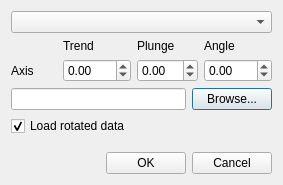
<?xml version="1.0" encoding="UTF-8"?>
<ui version="4.0">
 <class>Dialog</class>
 <widget class="QDialog" name="Dialog">
  <property name="geometry">
   <rect>
    <x>0</x>
    <y>0</y>
    <width>283</width>
    <height>185</height>
   </rect>
  </property>
  <property name="windowTitle">
   <string>Rotate Data</string>
  </property>
  <layout class="QVBoxLayout" name="verticalLayout">
   <item>
    <widget class="QComboBox" name="A"/>
   </item>
   <item>
    <layout class="QGridLayout" name="gridLayout">
     <item row="0" column="1">
      <widget class="QLabel" name="label_3">
       <property name="text">
        <string>Trend</string>
       </property>
      </widget>
     </item>
     <item row="0" column="2">
      <widget class="QLabel" name="label_4">
       <property name="text">
        <string>Plunge</string>
       </property>
      </widget>
     </item>
     <item row="0" column="3">
      <widget class="QLabel" name="label_2">
       <property name="text">
        <string>Angle</string>
       </property>
      </widget>
     </item>
     <item row="1" column="0">
      <widget class="QLabel" name="label">
       <property name="text">
        <string>Axis</string>
       </property>
      </widget>
     </item>
     <item row="1" column="1">
      <widget class="QDoubleSpinBox" name="trend">
       <property name="minimum">
        <double>-360.000000000000000</double>
       </property>
       <property name="maximum">
        <double>360.000000000000000</double>
       </property>
      </widget>
     </item>
     <item row="1" column="2">
      <widget class="QDoubleSpinBox" name="plunge">
       <property name="minimum">
        <double>-90.000000000000000</double>
       </property>
       <property name="maximum">
        <double>90.000000000000000</double>
       </property>
      </widget>
     </item>
     <item row="1" column="3">
      <widget class="QDoubleSpinBox" name="angle">
       <property name="minimum">
        <double>-360.000000000000000</double>
       </property>
       <property name="maximum">
        <double>360.000000000000000</double>
       </property>
      </widget>
     </item>
    </layout>
   </item>
   <item>
    <layout class="QHBoxLayout" name="horizontalLayout">
     <item>
      <widget class="QLineEdit" name="savename"/>
     </item>
     <item>
      <widget class="QPushButton" name="browse">
       <property name="text">
        <string>Browse...</string>
       </property>
      </widget>
     </item>
    </layout>
   </item>
   <item>
    <layout class="QHBoxLayout" name="horizontalLayout_3">
     <item>
      <widget class="QCheckBox" name="keep">
       <property name="text">
        <string>Load rotated data</string>
       </property>
       <property name="checked">
        <bool>true</bool>
       </property>
      </widget>
     </item>
     <item>
      <spacer name="horizontalSpacer_2">
       <property name="orientation">
        <enum>Qt::Horizontal</enum>
       </property>
       <property name="sizeHint" stdset="0">
        <size>
         <width>40</width>
         <height>20</height>
        </size>
       </property>
      </spacer>
     </item>
    </layout>
   </item>
   <item>
    <spacer name="verticalSpacer">
     <property name="orientation">
      <enum>Qt::Vertical</enum>
     </property>
     <property name="sizeHint" stdset="0">
      <size>
       <width>20</width>
       <height>11</height>
      </size>
     </property>
    </spacer>
   </item>
   <item>
    <layout class="QHBoxLayout" name="horizontalLayout_2">
     <item>
      <spacer name="horizontalSpacer">
       <property name="orientation">
        <enum>Qt::Horizontal</enum>
       </property>
       <property name="sizeHint" stdset="0">
        <size>
         <width>40</width>
         <height>20</height>
        </size>
       </property>
      </spacer>
     </item>
     <item>
      <widget class="QPushButton" name="ok_button">
       <property name="text">
        <string>OK</string>
       </property>
      </widget>
     </item>
     <item>
      <widget class="QPushButton" name="cancel_button">
       <property name="text">
        <string>Cancel</string>
       </property>
      </widget>
     </item>
    </layout>
   </item>
  </layout>
 </widget>
 <resources/>
 <connections>
  <connection>
   <sender>ok_button</sender>
   <signal>clicked()</signal>
   <receiver>Dialog</receiver>
   <slot>accept()</slot>
   <hints>
    <hint type="sourcelabel">
     <x>156</x>
     <y>152</y>
    </hint>
    <hint type="destinationlabel">
     <x>142</x>
     <y>86</y>
    </hint>
   </hints>
  </connection>
  <connection>
   <sender>cancel_button</sender>
   <signal>clicked()</signal>
   <receiver>Dialog</receiver>
   <slot>reject()</slot>
   <hints>
    <hint type="sourcelabel">
     <x>237</x>
     <y>152</y>
    </hint>
    <hint type="destinationlabel">
     <x>142</x>
     <y>86</y>
    </hint>
   </hints>
  </connection>
 </connections>
</ui>
